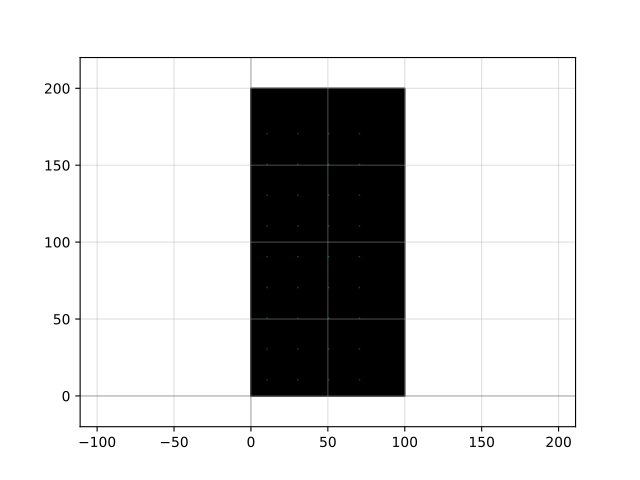

Reproduce this figure in Python.
import gdsfactory as gf

c = gf.components.rectangle_with_slits(size=(100.0, 200.0), layer='WG', layer_slit='SLAB150', centered=False, slit_size=(1.0, 1.0), slit_spacing=(20, 20), slit_enclosure=10)
c.plot()
